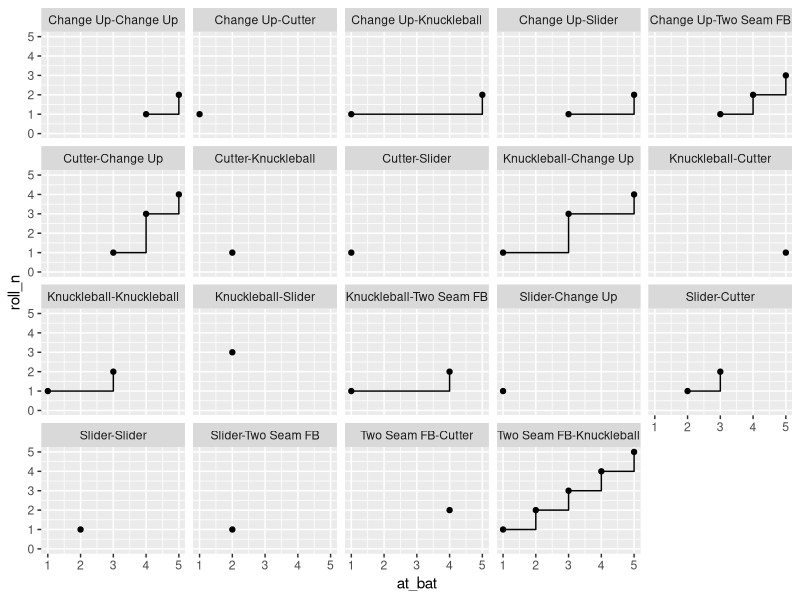

This figure's R source:
## ---- chunk 1
library(tidyverse)

pitches <- c(
  "Two Seam FB",
  "Cutter",
  "Slider",
  "Knuckleball",
  "Change Up"
)

## ---- chunk 2
set.seed(37)
fake_pitch <- tibble(
  at_bat = rep(1:5, each = 3)
) %>%
  mutate(pitch_type = sample(pitches, size = 15, replace = TRUE))

# include 1st pitch output
fake_pitch %>%
  group_by(at_bat) %>% 
  mutate(pitch_n = row_number()) %>% 
  mutate(
    pitch_seq = slider::slide2_chr(
      pitch_type,
      pitch_n,
      ~paste(.x,collapse = "-"),
      .before = 1L
    )
  ) %>%
  ungroup()
## ---- chunk 3
# output NA for 1st pitch
fake_pitch %>%
  group_by(at_bat) %>% 
  mutate(pitch_n = row_number()) %>% 
  mutate(
    pitch_seq = slider::slide2_chr(
      pitch_type,
      pitch_n,
      ~paste(.x,collapse = "-"),
      .before = 1L,
      .complete = TRUE # force complete measures (at least 2x pitches)
    )
  ) %>% 
  ungroup()
## ---- chunk 4
set.seed(37)

fake_pitch <- tibble(
  at_bat = rep(c(1:5), each = 9),
  batter = rep(rep(c("A.Name", "B.Name", "C.Name"), each = 3), 5)
) %>%
  mutate(pitch_type = sample(pitches, size = 45, replace = TRUE))

fake_pitch %>%
  group_by(at_bat) %>% 
  mutate(pitch_n = row_number()) %>% 
  mutate(
    pitch_seq = slider::slide2_chr(
      pitch_type,
      pitch_n,
      ~paste(.x,collapse = "-"),
      .before = 1L,
      .complete = TRUE
    )
  ) %>% 
  ungroup() %>% 
  count(at_bat, pitch_seq) %>% 
  filter(!is.na(pitch_seq)) %>% 
  group_by(pitch_seq) %>% 
  mutate(roll_n = cumsum(n)) %>% 
  ggplot(aes(x = at_bat, y = roll_n, group = 1)) +
  geom_step(aes(group = 1), direction = "hv") +
  geom_point() +
  facet_wrap(~pitch_seq) +
  scale_y_continuous(limits = c(0, 5))
